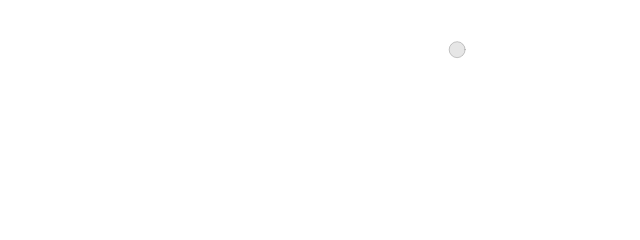
Frame 1 (no input)
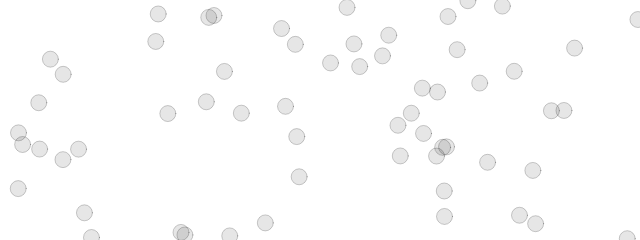
Frame 60 (no input)
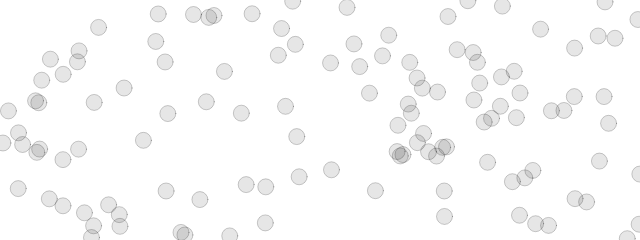
Frame 120 (the mouse pressed at the canvas centre since frame 60)

The p5.js sketch that drew these frames (run headless with seeded random() and noise() and a simulated clock; from frame 60 on, the mouse is pressed at the canvas centre):

// p5.js sketch
// ── sketch.js
// The Nature of Code
// Daniel Shiffman
// http://natureofcode.com

function setup() {
  createCanvas(640, 240);
  background(255);
}

function draw() {
  fill(0, 25);
  stroke(0, 50);
  circle(random(width), random(height), 16);
}
